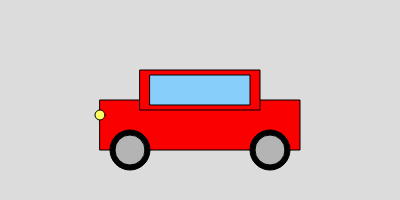
Frame 1 (no input)
Frame 60 (no input): identical to frame 1, image omitted
Frame 120 (the mouse pressed at the canvas centre since frame 60): identical to frame 1, image omitted

The p5.js sketch that drew this single still picture (run headless with seeded random() and noise() and a simulated clock; from frame 60 on, the mouse is pressed at the canvas centre):

// p5.js sketch
// ── sketch.js
function setup() {
  createCanvas(400, 200);
  background(220);
}

function draw() {
  background(220);

  // Body of the Car
  fill(250, 0, 0);
  rect(100, 100, 200, 50);
  rect(140, 70, 120, 40);

  // Wheels of the Car
  fill(0);
  ellipse(130, 150, 40, 40);
  ellipse(270, 150, 40, 40);

  // Rims of the Car
  fill(180);
  ellipse(130, 150, 30, 30);
  ellipse(270, 150, 30, 30);

  // Window
  fill(135, 206, 250);
  rect(150, 75, 100, 30);

  // Headlights
  fill(255, 255, 100);
  ellipse(100, 115, 10, 10);
}
